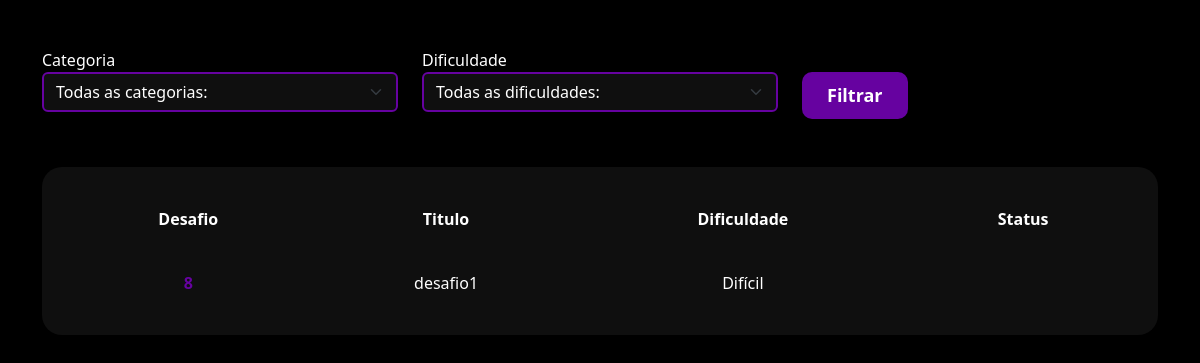
Before: /flashcard/listar_desafio/ (signed in) with the older database file.
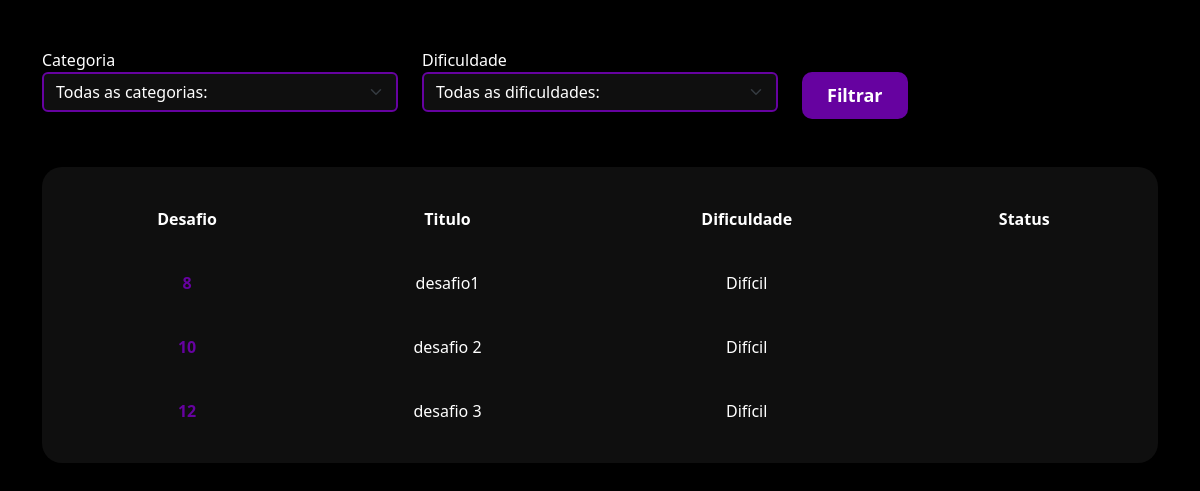
After: the same page with the newer database file.
### flashcard/models.py (models this page shows, shortened)
class Desafio(models.Model):
    user = models.ForeignKey(User, on_delete=models.DO_NOTHING)
    titulo = models.CharField(max_length=100)
    categoria = models.ManyToManyField(Categoria)
    q_perguntas = models.IntegerField()
    dificuldades = models.CharField(
        max_length=1, choices=Flashcard.DIFICULDADE_CHOICES
    )
    flashcard = models.ManyToManyField(FlashcardDesafio)

### flashcard/views.py (the view)
# urls.py: path('listar_desafio/', views.listar_desafio, name='listar_desafio'),
def listar_desafio(req):
    desafios = Desafio.objects.filter(user=req.user)
    status = FlashcardDesafio.respondido
    dificuldades = Flashcard.DIFICULDADE_CHOICES
    categoria = Categoria.objects.all()
    categoria_filter = req.GET.get("categoria")
    dificuldade_filter = req.GET.get("dificuldade")
    if categoria_filter:
        flashcards = flashcards.filter(categoria__id=categoria_filter)
    if dificuldade_filter:
        flashcards = flashcards.filter(dificuldade=dificuldade_filter)
    return render(
        req,
        "listar_desafio.html",
        {
            "desafios": desafios,
            "categorias": categoria,
            "dificuldades": dificuldades,
            "status": status
        },
    )

### flashcard/models.py (called while the page is built)
    def __str__(self):
        return self.nome

### flashcard/templates/listar_desafio.html (shortened to what this page needs)
{% extends "base.html" %}
{% load static %}
{% block 'header' %}
 <link href="{% static 'usuarios/css/cadastro.css' %}" rel="stylesheet">
 <link href="{% static 'flashcard/css/novo_flashcard.css' %}" rel="stylesheet">
 <link href="{% static 'flashcard/css/iniciar_desafio.css' %}" rel="stylesheet">
 <link href="{% static 'flashcard/css/desafio.css' %}" rel="stylesheet">
 <link href='https://unpkg.com/boxicons@2.1.4/css/boxicons.min.css' rel='stylesheet'>
{% endblock 'header' %}
{% block 'conteudo' %}
    <div class="container">
        <br>
        <br>
        <div class="row">
            <div class="col-md">
                <form action="" method="GET">
                <label for="">Categoria</label>
                <select name="categoria" class="form-select">
                    <option value="">Todas as categorias:</option>
                </select>
            </div>
            <div class="col-md">
                <label for="">Dificuldade</label>
                <select name="dificuldade" class="form-select">
                    <option value="">Todas as dificuldades:</option>
                </select>
            </div>
            <div class="col-md">
                <br>
                <input type="submit" value="Filtrar" class="btn-cadastro">
            </div>
        </div>
        <br>
        <br>
        <div class="box-listar">
            <table>
                <thead>
                    <tr class="header" >
                        <th scope="col">Desafio</th>
                        <th scope="col">Titulo</th>
                        <th scope="col">Dificuldade</th>
                        <th scope="col">Status</th>
                    </tr>
                </thead>
                <tbody>
                    {% for desafio in desafios %}
                        <tr class="linha">
                            <th><a href="{% url 'desafio' desafio.id %}">{{desafio.id}}</a></th>
                            <td>{{desafio.titulo}}</td>
                            <td>{{desafio.get_dificuldades_display}}</td>
                            <td>{{f}}</td>
                        </tr>
                    {% endfor %}
                </tbody>
            </table>
        </div>
    </div>
{% endblock 'conteudo' %}

Changed rows visible on the page:
added Desafio: id "10", titulo "desafio 2", dificuldades "Difícil"
added Desafio: id "12", titulo "desafio 3", dificuldades "Difícil"
